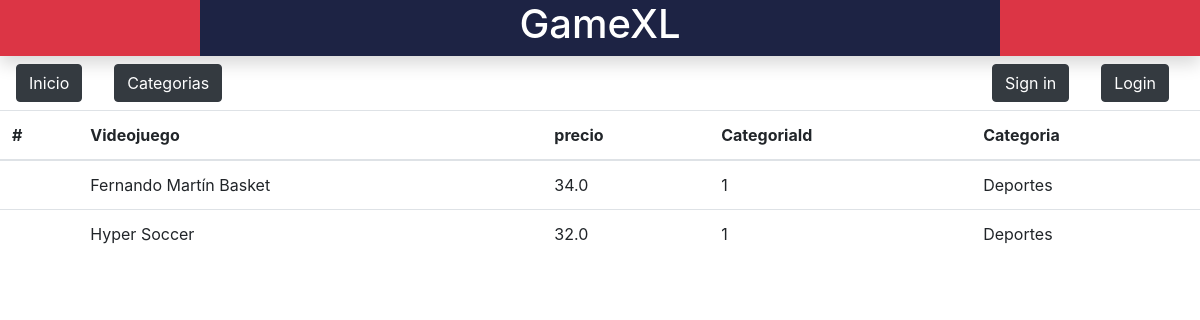
Page /articulos/categorias/1 on the committed database.
### app/models.py (models this page shows)
class Articulos(db.Model):
    __tablename__="Articulos"
    id=Column(Integer,nullable=False, primary_key=True)
    nombre=Column(String(50),nullable=False)
    precio=Column(Float,nullable=False)
    iva=Column(Integer,default=21)
    descripcion=Column(String(255))
    imagen=Column(String(255))
    stock=Column(Integer,default=0)
    CategoriaId = Column(Integer, ForeignKey('Categorias.id'), nullable=False)

class Categorias(db.Model):
    __tablename__='Categorias'
    id=Column(Integer, primary_key=True)
    nombre=Column(String(100), nullable=False)
    articulo=relationship("Articulos",backref="categoria")

### app/app.py (the view)
@app.route("/articulos/")
@app.route("/articulos/categorias/<id>")
@app.route("/articulos/categorias/")
def view_articulos(id=0):
    respuesta=Articulos.query.all()
    if request.environ["PATH_INFO"]==f"/articulos/categorias/{id}" and id!=0:
        try:
            respuesta=Articulos.query.filter_by(CategoriaId=id)
        except:
            return "el parametro id es un numero"
        return render_template("template4.html",Articulos=respuesta)
    return render_template("template2.html",Articulos=respuesta)

### app/templates/template4.html (shortened to what this page needs)
{% extends "template1.html" %}
{% block content %}
<table class="table">
<thead>
    <tr>
      <th scope="col">#</th>
      <th scope="col">Videojuego</th>
      <th scope="col">precio</th>
      <th scope="col">CategoriaId</th>
      <th scope="col">Categoria</th>
    </tr>
  </thead>
  <tbody>
    {% for e in Articulos: %}
    <tr>
      <th scope="row"></th>
      <td>{{e.nombre}}</td>
      <td>{{e.precio}}</td>
      <td>{{e.CategoriaId}}</td>
      <td>{{e.categoria.nombre}}</td>
    </tr>
    {% endfor %}
  </tbody>
</table>
{% endblock %}

### rows in the picture
Articulos: nombre "Fernando Martín Basket", precio "34.0", CategoriaId "1", categoria.nombre "Deportes"
Articulos: nombre "Hyper Soccer", precio "32.0", CategoriaId "1", categoria.nombre "Deportes"
